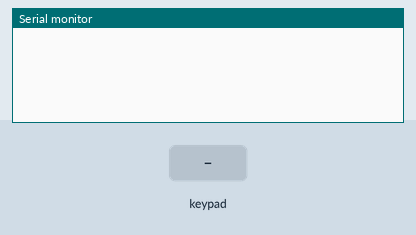
Recording of a sketch running on a simulated Arduino Uno, built with avr-gcc and run on an emulated ATmega328P. On the bench: the last lines printed to the serial monitor. Inputs (shaded band) come from the test bench.

Above: at 1.2 s.
1.3 s: key '1' pressed
At 2.4 s:
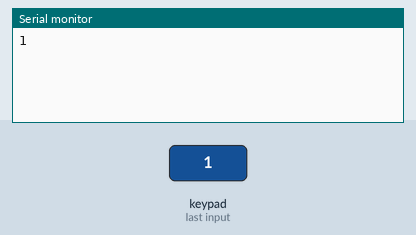
2.8 s: keypad keys 5 4 3 2 # pressed 0.4 s apart
At 5.0 s:
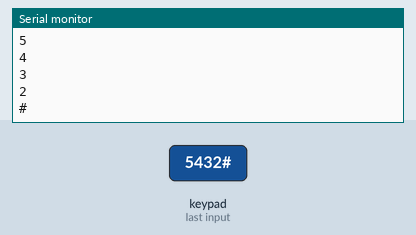
6.3 s: key 'A' pressed
At 7.5 s:
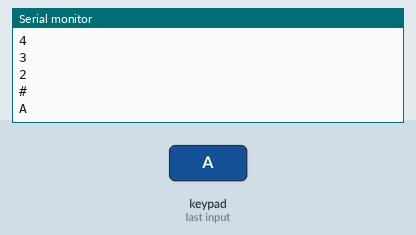
7.8 s: keypad keys 5 4 3 2 * pressed 0.4 s apart
At 9.8 s:
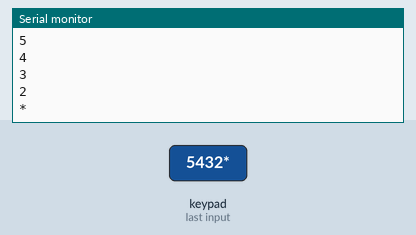
11.3 s: key 'B' pressed
At 12.4 s:
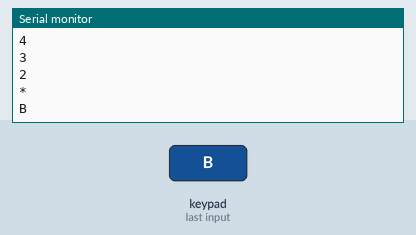
12.8 s: keypad keys 5 4 3 2 D pressed 0.4 s apart
At 15.9 s:
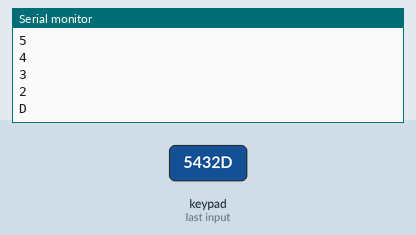
Timing chart, 0 to 17.3 s (numbered marks = the images above; inputs shaded):
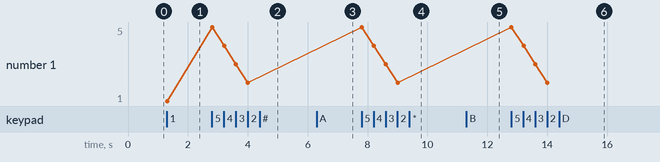

The sketch:

sistani16.ino
```cpp
#include <Keypad.h>

const byte ROWS = 4; //four rows
const byte COLS = 4; //four columns
//define the cymbols on the buttons of the keypads
char hexaKeys[ROWS][COLS] = {
  {'1', '2', '3', 'A'},
  {'4', '5', '6', 'B'},
  {'7', '8', '9', 'C'},
  {'*', '0', '#', 'D'}
};
byte colPins[ROWS] = {5, 4, 3, 2}; // Pins used for the rows of the keypad
byte rowPins[COLS] = {9, 8, 7, 6}; // Pins used for the columns of the keypad

//Keypad customKeypad = Keypad(BuildKeymap(hexaKeys), rowPins, colPins, ROWS, COLS);
Keypad customKeypad = Keypad( makeKeymap(hexaKeys), rowPins, colPins, ROWS, COLS );

void setup(){
  Serial.begin(9600);
}
void loop(){
  char customKey = customKeypad.getKey();

  if (customKey){
    Serial.println(customKey);
  }
}
```

Measured:
- after the input at 1.3 s, the serial monitor: prints a new line at once (image 1)
- after the input at 2.8 s, the serial monitor: prints a new line at once (image 2)
- after the input at 6.3 s, the serial monitor: prints a new line at once (image 3)
- after the input at 7.8 s, the serial monitor: prints a new line at once (image 4)
- after the input at 11.3 s, the serial monitor: prints a new line at once (image 5)
- after the input at 12.8 s, the serial monitor: prints a new line at once (image 6)
- plotted number 1: 1 → 2 after the input at 2.8 s
